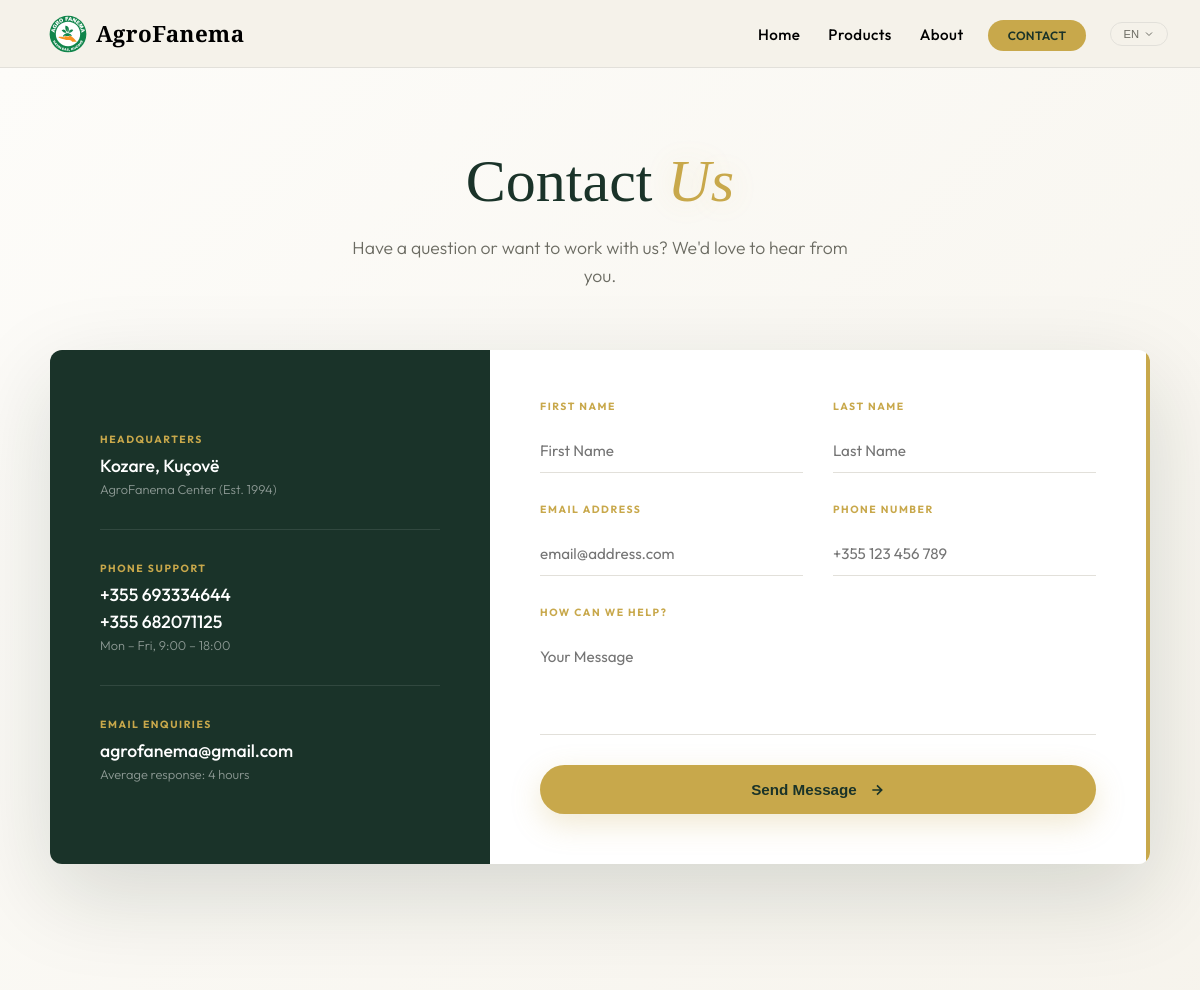
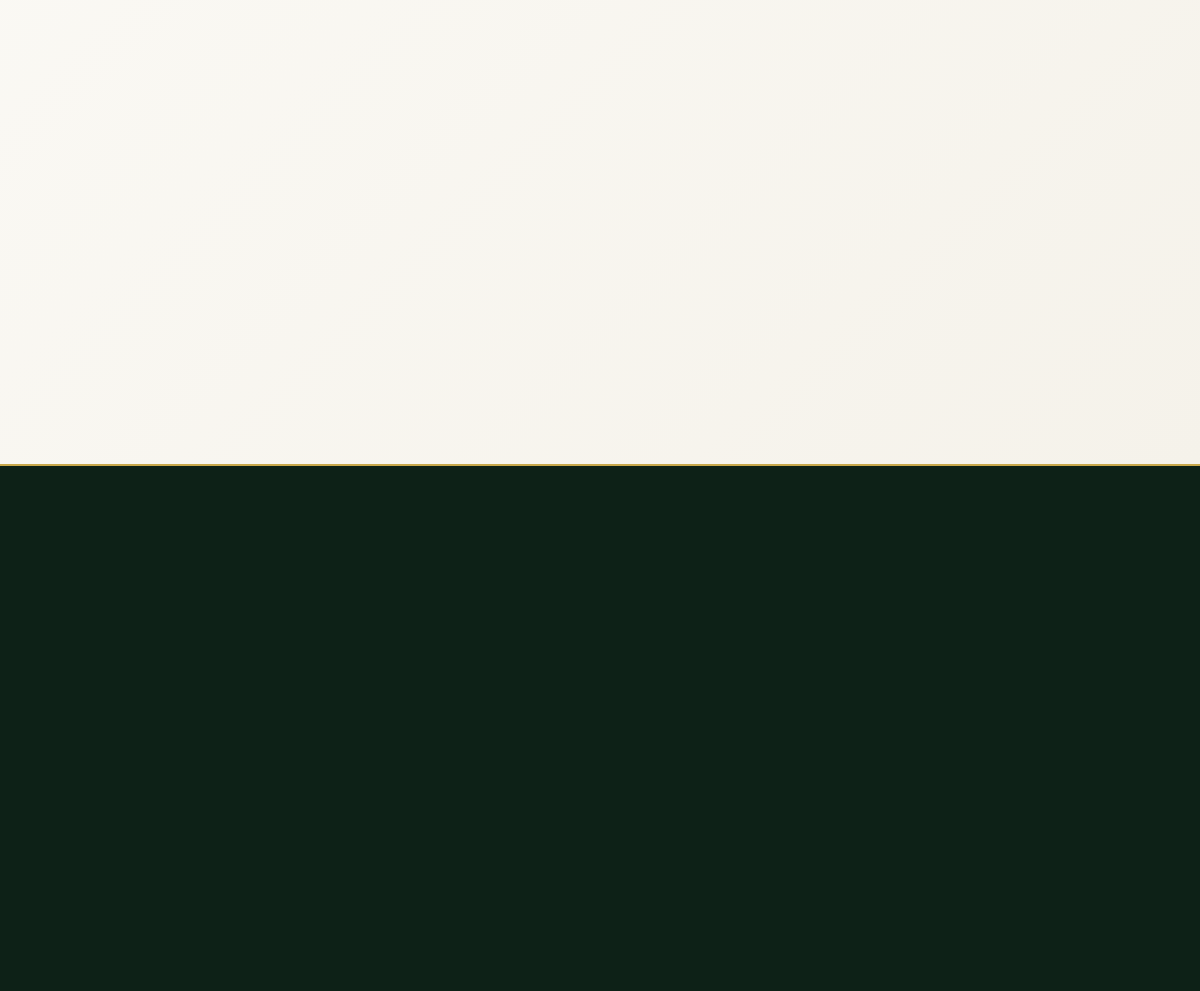
The page /contact.php on the database its author committed (2 pictures, top to bottom).
### tables this page shows
CREATE TABLE IF NOT EXISTS settings (
    id INT PRIMARY KEY DEFAULT 1,
    phone_1 VARCHAR(50),
    phone_2 VARCHAR(50),
    email VARCHAR(150),
    address TEXT,
    currency ENUM('ALL', 'EUR') DEFAULT 'ALL',
    admin_language ENUM('en', 'sq') DEFAULT 'en',
    updated_at DATETIME DEFAULT CURRENT_TIMESTAMP ON UPDATE CURRENT_TIMESTAMP
);

### essentials/translations.php (called while the page is built, shortened)
<?php
$lang = isset($_COOKIE['lang']) ? $_COOKIE['lang'] : 'en';
function t($key) {
    global $translations, $lang;
    return isset($translations[$lang][$key]) ? $translations[$lang][$key] : $translations['en'][$key];
}
?>

### page-sections/contact-sections/contact-us-section.php (the view, shortened to what this page needs)
<?php
require_once __DIR__ . '/../../essentials/db_connect.php';
$settings_stmt = $pdo->query("SELECT * FROM settings WHERE id = 1");
$site_settings = $settings_stmt->fetch(PDO::FETCH_ASSOC);
$s_phone1 = $site_settings['phone_1'] ?? '+355 693334644';
$s_phone2 = $site_settings['phone_2'] ?? '+355 682071125';
$s_email = $site_settings['email'] ?? 'agrofanema@gmail.com';
$s_addr = $site_settings['address'] ?? 'Kozare, Kuçovë';
?>
<section class="ct-simple-scope" id="contact" aria-label="Contact AgroFanema">
  <div class="inner">
    <header class="header ct-rv">
      <h1 class="ct-rv-d1"><?php echo t('contact'); ?> <span><?php echo t('us'); ?></span></h1>
      <p class="desc ct-rv-d2"><?php echo t('contact_desc'); ?></p>
    </header>
    <div class="grid ct-rv ct-rv-d2">
      <div class="info-panel">
        <ul class="info-list">
          <li class="info-item ct-rv ct-rv-d1">
            <span class="label"><?php echo t('headquarters'); ?></span>
            <div class="value"><?php echo $s_addr; ?></div>
            <span class="sub-value"><?php echo t('hq_sub'); ?></span>
          </li>
          <li class="info-item ct-rv ct-rv-d2">
            <span class="label"><?php echo t('phone_support'); ?></span>
            <a href="tel:<?php echo $s_phone1; ?>" class="value"><?php echo $s_phone1; ?></a>
            <?php if ($s_phone2): ?>
            <a href="tel:<?php echo $s_phone2; ?>" class="value" style="display: block; margin-top: 4px;"><?php echo $s_phone2; ?></a>
            <?php endif; ?>
            <span class="sub-value"><?php echo t('mon_fri'); ?>, 9:00 – 18:00</span>
          </li>
          <li class="info-item ct-rv ct-rv-d2" style="transition-delay: 0.3s">
            <span class="label"><?php echo t('email_enquiries'); ?></span>
            <a href="mailto:<?php echo $s_email; ?>" class="value"><?php echo $s_email; ?></a>
            <span class="sub-value"><?php echo t('avg_response'); ?></span>
          </li>
        </ul>
      </div>
      <div class="form-box">
        <form class="contact-form" id="simpleContactForm">
          <div class="form-grid">
            <div class="field">
              <label class="label"><?php echo t('first_name'); ?></label>
              <input type="text" name="first_name" placeholder="<?php echo t('first_name'); ?>" required>
            </div>
            <div class="field">
              <label class="label"><?php echo t('last_name'); ?></label>
              <input type="text" name="last_name" placeholder="<?php echo t('last_name'); ?>" required>
            </div>
            <div class="field">
              <label class="label"><?php echo t('email_address'); ?></label>
              <input type="email" name="email" placeholder="email@address.com" required>
            </div>
            <div class="field">
              <label class="label"><?php echo t('phone_number'); ?></label>
              <input type="tel" name="phone" placeholder="+355 123 456 789" required>
            </div>
            <div class="field full">
              <label class="label"><?php echo t('how_help'); ?></label>
              <textarea name="message" placeholder="<?php echo t('your_message'); ?>" required></textarea>
            </div>
            <button type="submit" class="submit-btn">
              <?php echo t('send_message'); ?>
              <svg width="16" height="16" viewBox="0 0 24 24" fill="none" stroke="currentColor" stroke-width="2.5"><path d="M5 12h14M12 5l7 7-7 7"/></svg>
            </button>
          </div>
        </form>
      </div>
    </div>
  </div>
</section>

### contact.php (style rules this page uses)
*, *::before, *::after { margin: 0; padding: 0; box-sizing: border-box; }
html { scroll-behavior: smooth; }
body { font-family: 'Outfit', sans-serif; overflow-x: hidden; background: #F5F2EA; color: #1A1A1A; }

### essentials/navbar.php (style rules this page uses)
body { padding-top: 68px; }

### page-sections/contact-sections/contact-us-section.php (style rules this page uses)
.ct-simple-scope { --primary: #1A3329; --accent: #C8A84B; --bg: #F5F2EA; --border: #E2E0DA; --text: #1A1A1A; --muted: #6B6B62; --ease: cubic-bezier(0.16, 1, 0.3, 1); position: relative; background: linear-gradient(135deg, #FDFCF9 0%, #F5F2EA 100%); color: var(--text); padding: 80px 24px; font-family: 'Outfit', sans-serif; z-index: 1; }
.ct-simple-scope .inner { max-width: 1100px; margin: 0 auto; position: relative; }
.ct-simple-scope .header { text-align: center; margin-bottom: 60px; }
.ct-simple-scope h1 { font-family: 'Cormorant Garamond', serif; font-size: clamp(2.5rem, 5vw, 4rem); font-weight: 500; color: var(--primary); margin-bottom: 20px; line-height: 1.1; }
.ct-simple-scope h1 span { font-style: italic; color: var(--accent); text-shadow: 0 0 30px rgba(200, 168, 75, 0.2); }
.ct-simple-scope .desc { font-size: 1.1rem; color: var(--muted); max-width: 500px; margin: 0 auto; font-weight: 300; line-height: 1.6; }
.ct-simple-scope .grid { display: grid; grid-template-columns: 1fr 1.5fr; gap: 0; align-items: stretch; box-shadow: 0 30px 90px rgba(13, 33, 23, 0.15); border-radius: 12px; overflow: hidden; }
.ct-simple-scope .info-panel { background: var(--primary); color: #FFFFFF; padding: 50px; display: flex; flex-direction: column; justify-content: center; }
.ct-simple-scope .info-list { list-style: none; padding: 0; margin: 0; }
.ct-simple-scope .info-item { padding-bottom: 32px; margin-bottom: 32px; border-bottom: 1px solid rgba(255, 255, 255, 0.1); }
.ct-simple-scope .info-item:last-child { padding-bottom: 0; margin-bottom: 0; border-bottom: none; }
.ct-simple-scope .label { display: block; font-size: 0.65rem; font-weight: 700; text-transform: uppercase; letter-spacing: 0.15em; color: var(--accent); margin-bottom: 8px; }
.ct-simple-scope .value { font-size: 1.1rem; color: #FFFFFF; text-decoration: none; font-weight: 500; transition: color 0.3s; }
.ct-simple-scope .sub-value { display: block; font-size: 0.8rem; color: rgba(255, 255, 255, 0.5); margin-top: 4px; font-weight: 300; }
.ct-simple-scope .form-box { background: #FFFFFF; padding: 50px; display: flex; flex-direction: column; justify-content: center; transition: height 0.5s var(--ease); border-right: 4px solid var(--accent); }
.ct-simple-scope .form-grid { display: grid; grid-template-columns: 1fr 1fr; gap: 30px; }
.ct-simple-scope .field { display: flex; flex-direction: column; gap: 8px; }
.ct-simple-scope .field.full { grid-column: span 2; }
.ct-simple-scope input, .ct-simple-scope select, .ct-simple-scope textarea { font-family: inherit; font-size: 0.95rem; padding: 12px 0; border: none; border-bottom: 1px solid var(--border); background: transparent; color: var(--primary); outline: none; transition: border-color 0.3s; }
.ct-simple-scope textarea { min-height: 100px; resize: none; }
.ct-simple-scope .submit-btn { grid-column: 1 / -1; background: var(--accent); color: var(--primary); border: none; padding: 16px 32px; font-size: 0.95rem; font-weight: 700; border-radius: 100px; cursor: pointer; display: flex; align-items: center; justify-content: center; gap: 12px; transition: all 0.4s var(--ease); box-shadow: 0 10px 30px rgba(200, 168, 75, 0.25); }
.ct-rv { opacity: 0; transform: translateY(30px); transition: all 0.8s var(--ease); }
.ct-rv.vis { opacity: 1; transform: translateY(0); }
.ct-rv-d1 { transition-delay: 0.1s; }
.ct-rv-d2 { transition-delay: 0.2s; }

### rows shown on the page
settings: address "Kozare, Kuçovë", phone_1 "+355 693334644", phone_2 "+355 682071125", email "agrofanema@gmail.com"

### other values the page prints
t('home') "Home"
t('products') "Products"
t('about') "About"
t('contact') "CONTACT"
$lang "EN"
t('contact') "Contact"
t('us') "Us"
t('contact_desc') "Have a question or want to work with us? We'd love to hear from you."
t('headquarters') "HEADQUARTERS"
t('hq_sub') "AgroFanema Center (Est. 1994)"
t('phone_support') "PHONE SUPPORT"
t('mon_fri') "Mon – Fri"
t('email_enquiries') "EMAIL ENQUIRIES"
t('avg_response') "Average response: 4 hours"
t('first_name') "FIRST NAME"
